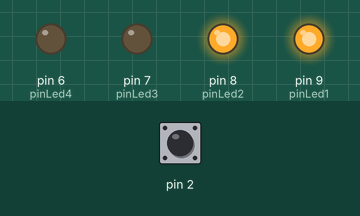
The sketch below on a simulated Arduino Uno, built with avr-gcc and run on an emulated ATmega328P. Shown: output pins drawn as LEDs (lit = HIGH). The test bench sets the inputs (shaded band); at power-on: pin 2 HIGH.

Above: at 1.2 s.
1.3 s: pin 2 pulled LOW for 0.15 s
At 4.2 s:
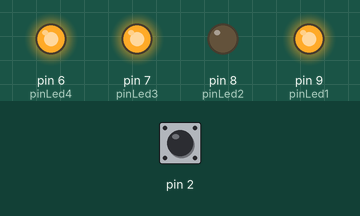
6.5 s: pin 2 pulled LOW for 1 s
At 10.0 s:
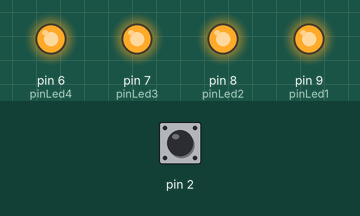
10.5 s: pin 2 pulled LOW for 3.2 s
At 11.1 s:
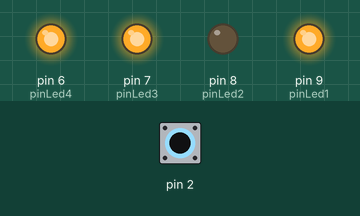
Timing chart, 0 to 14.5 s (numbered marks = the images above; inputs shaded):
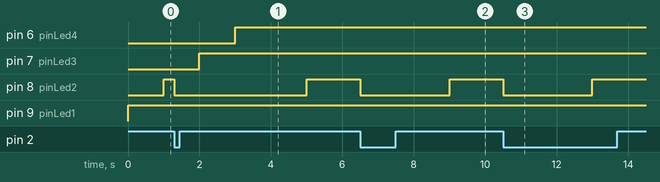

The sketch:

pengamatan-10.ino
```cpp
/*
 * interrupt (3)
 */

int pinLed1 = 9;
int pinLed2 = 8;
int pinLed3 = 7;
int pinLed4 = 6;

void setup() {
  pinMode(pinLed1, OUTPUT);
  pinMode(pinLed2, OUTPUT);
  pinMode(pinLed3, OUTPUT);
  pinMode(pinLed4, OUTPUT);
  pinMode(2, INPUT_PULLUP);
  attachInterrupt(digitalPinToInterrupt(2),fungsiInt, FALLING);
}

void fungsiInt()
{
  digitalWrite(pinLed2, LOW);
  delay(5000);
}

void loop() {
  digitalWrite(pinLed1, HIGH);
  delay(1000);
  digitalWrite(pinLed2, HIGH);
  delay(1000);
  digitalWrite(pinLed3, HIGH);
  delay(1000);
  digitalWrite(pinLed4, HIGH);
  delay(1000);
}
```

Measured:
- after the input at 1.3 s, pin 8 (pinLed2): HIGH → LOW at once, → HIGH 3.7 s later
- after the input at 6.5 s, pin 8 (pinLed2): HIGH → LOW at once, → HIGH 2.5 s later
- after the input at 10.5 s, pin 8 (pinLed2): HIGH → LOW at once, → HIGH 2.5 s later
